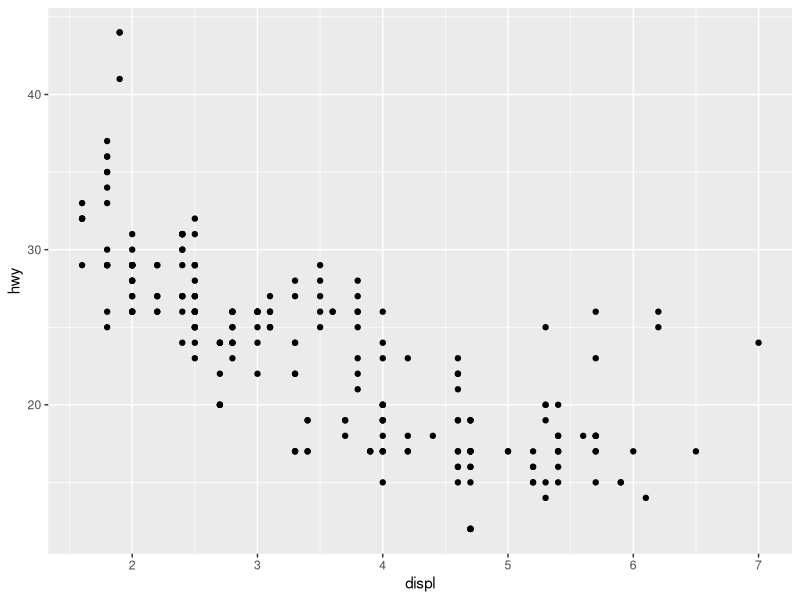
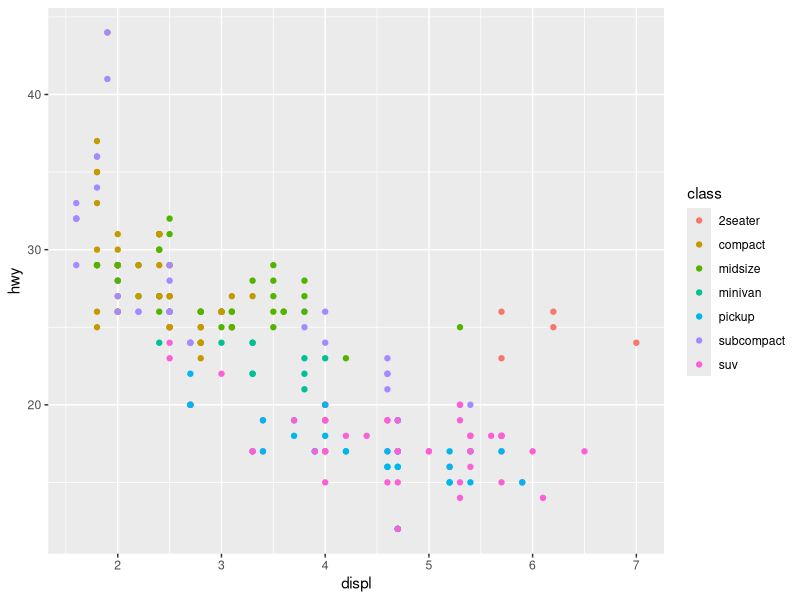
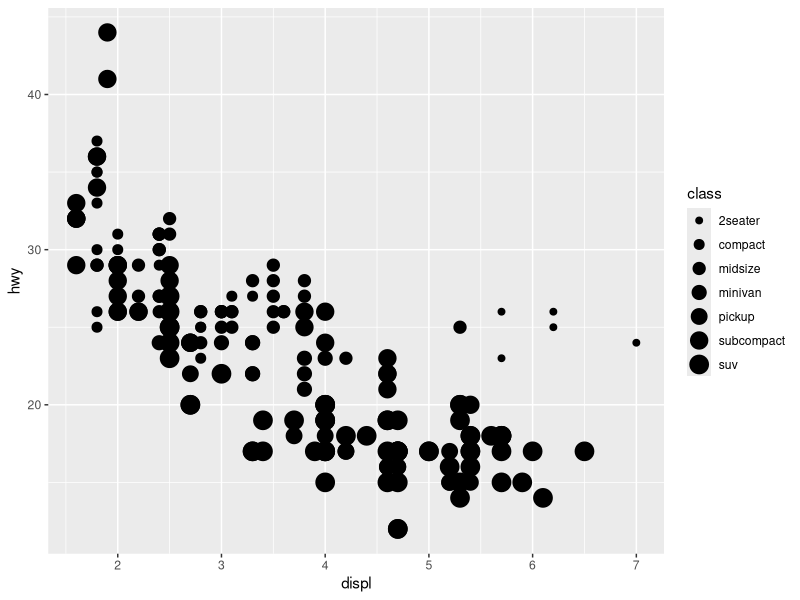
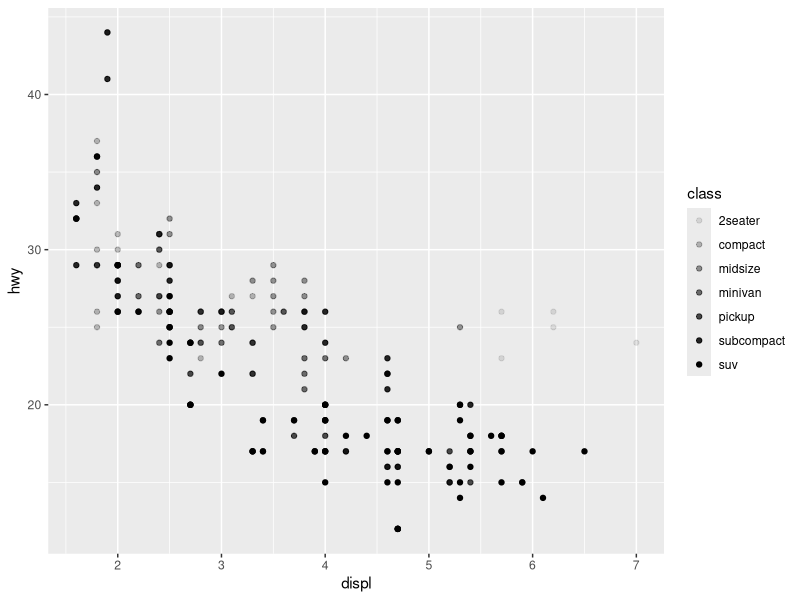
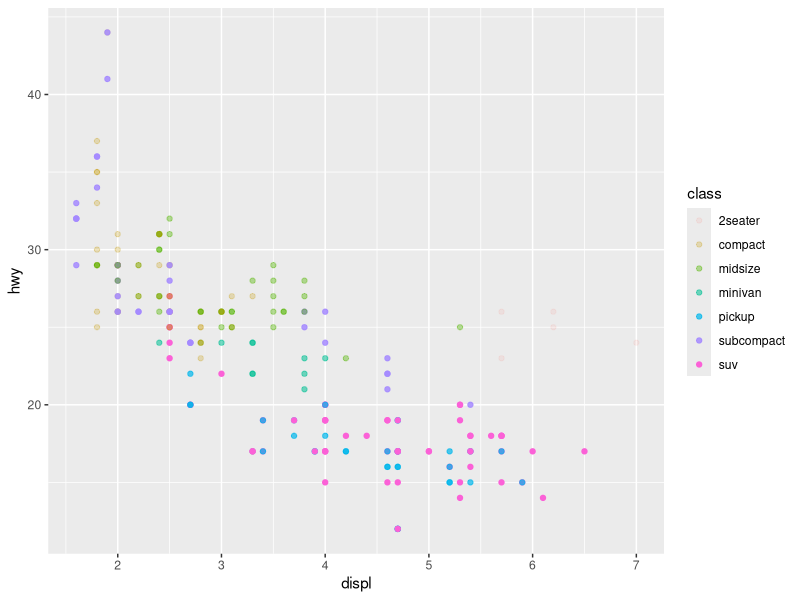
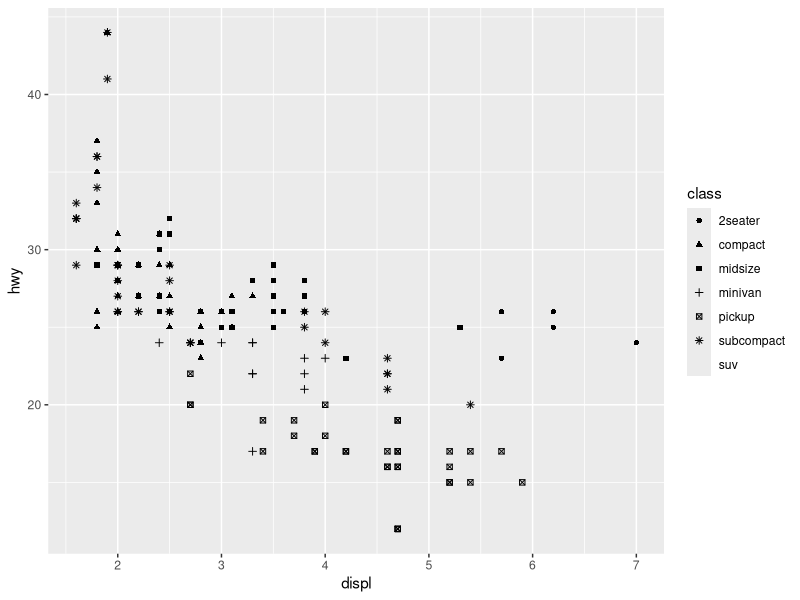
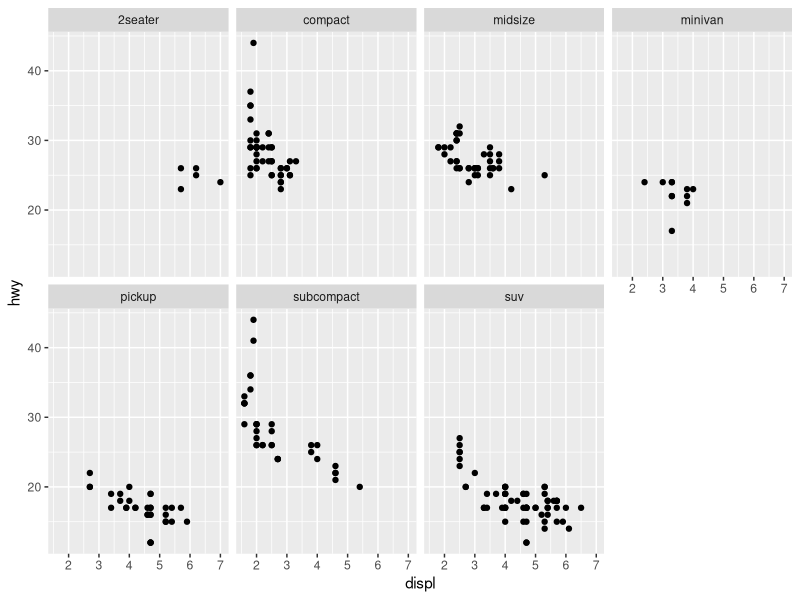
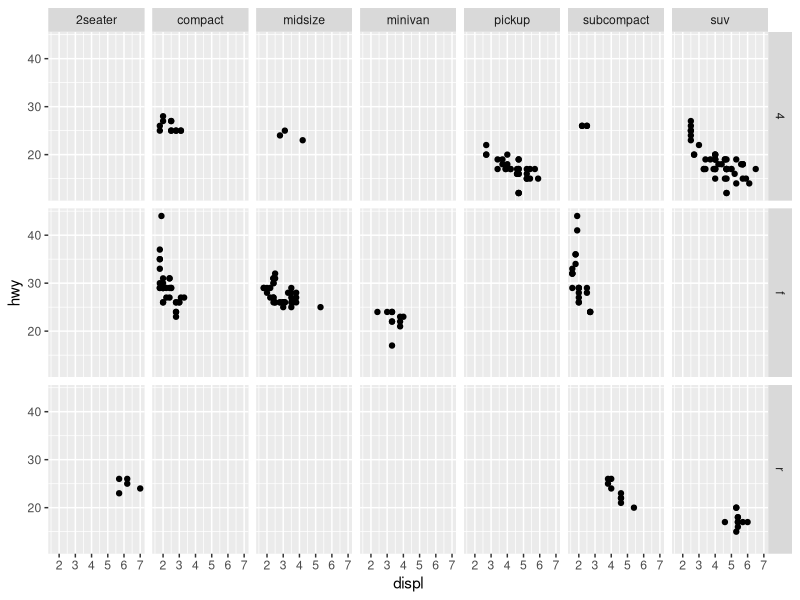

The R source for these figures, in order: (Note: this script raises an error after producing the figures.)
## ---- chunk 1
library(ggplot2)
library(tidyverse)

?mpg

head(mpg)

glimpse(mpg)

ggplot(data = mpg) +  # creates a canvas / adds just a skeleton to the actual graph we eentually want to build
  geom_point(mapping = aes(x = displ, y = hwy))

ggplot(data = mpg) +  # creates a canvas / adds just a skeleton to the actual graph we eentually want to build
  geom_point(mapping = aes(x = displ, y = hwy, color = class)) # class is a column / data point / variable in the dataset, and when we say
# color = class, it takes all the unique values of that column and colors it differently

ggplot(data = mpg) +  # creates a canvas / adds just a skeleton to the actual graph we eentually want to build
  geom_point(mapping = aes(x = displ, y = hwy, size = class)) # class is a column / data point / variable in the dataset, and when we say
# size = class, it takes all the unique values of that column and sizes it differently

ggplot(data = mpg) +  # creates a canvas / adds just a skeleton to the actual graph we eentually want to build
  geom_point(mapping = aes(x = displ, y = hwy, alpha = class)) # class is a column / data point / variable in the dataset, and when we say
# alpha = class, it takes all the unique values of that column and uses different levels of transparency with it.

ggplot(data = mpg) +  # creates a canvas / adds just a skeleton to the actual graph we eentually want to build
  geom_point(mapping = aes(x = displ, y = hwy, alpha = class, color = class)) # class is a column / data point / variable in the dataset, and when we say
# alpha = class, it takes all the unique values of that column and uses different levels of transparency with it.


ggplot(data = mpg) +  # creates a canvas / adds just a skeleton to the actual graph we eentually want to build
  geom_point(mapping = aes(x = displ, y = hwy, shape = class)) # class is a column / data point / variable in the dataset, and when we say
# shape = class, it takes all the unique values of that column and uses different shapes built in with ggplot2.

# only 6 DIFFERENT shapes available in R

ggplot(data = mpg) +  # creates a canvas / adds just a skeleton to the actual graph we eentually want to build
  geom_point(mapping = aes(x = displ, y = hwy)) +
             facet_wrap(~ class, nrow = 2)
#facet_wrap creates different graphs for all the unique values in variables
# nrow basically puts the different graphs in  the number of rows mentioned in the code above

ggplot(data = mpg) +  # creates a canvas / adds just a skeleton to the actual graph we eentually want to build
  geom_point(mapping = aes(x = displ, y = hwy)) +
             facet_grid(drv ~ class)
# basically creates subgrpoups of data based on the parameter
## ---- chunk 2
library(gridExtra)

plot1 <- ggplot(data = mpg) + 
  geom_point(mapping = aes(x = displ, y = hwy))
plot2 <- ggplot(data = mpg) + 
  geom_smooth(mapping = aes(x = displ, y = hwy))

grid.arrange(plot1, plot2, ncol=2)

ggplot(data = mpg) + 
  geom_point(mapping = aes(x = displ, y = hwy)) + 
  geom_smooth(mapping = aes(x = displ, y = hwy))

ggplot(data = mpg) + 
  geom_smooth(mapping = aes(x = displ, y = hwy, group = drv))

ggplot(data = mpg) + 
  geom_point(mapping = aes(x = displ, y = hwy, col = drv)) + 
  geom_smooth(mapping = aes(x = displ, y = hwy, linetype = drv, col = drv))



ggplot(data = mpg, mapping = aes(x=displ, y=hwy, col = drv)) +
  geom_point() + 
  geom_smooth(mapping = aes(linetype = drv))

ggplot(data = mpg, mapping = aes(x=displ, y=hwy, col = drv)) +
  geom_point() + 
  geom_smooth(se=FALSE)

ggplot(data = mpg, mapping = aes(x=displ, y=hwy, col = drv)) +
  geom_point() + 
  geom_smooth(method = "lm")


## ---- chunk 3

head(diamonds)

ggplot(data = diamonds) +
  geom_bar(mapping = aes(x = cut))
## ---- chunk 4
library(gridExtra)
gg <- ggplot(data = diamonds, mapping = aes(x=cut))
plot1 <- gg + geom_bar()
plot2 <- gg + stat_count()
grid.arrange(plot1, plot2, ncol = 2)
## ---- chunk 5
demo <- tribble(
  ~a, ~b,
  "bar_1", 20,
  "bar_2", 30,
  "bar_3", 40
)
gg <- ggplot(data = demo, mapping = aes(x=a))
plot1 <- gg + geom_bar()
plot2 <- gg + geom_bar(mapping = aes(y = b), stat = "identity")
plot3 <- gg + geom_col(mapping = aes(y = b))
grid.arrange(plot1, plot2, plot3, ncol = 3)
## ---- chunk 6
plot11 <- ggplot(data = diamonds) + geom_bar(mapping = aes(x=cut, y = after_stat(prop), group = 1, fill = cut))
plot12 <- ggplot(data = diamonds) + geom_bar(mapping = aes(x=cut, y = after_stat(prop)))
plot13 <- ggplot(data = diamonds) + geom_bar(mapping = aes(x=cut, fill = cut))
plot14 <- ggplot(data = diamonds) + geom_bar(mapping = aes(x=cut, color = cut))
grid.arrange(plot11, plot12, plot13, plot14, ncol=2)
## ---- chunk 7
plot20 <- ggplot(data = diamonds) + 
  geom_bar(mapping = aes(x = cut, color = clarity, fill = clarity))

plot21 <- ggplot(data = diamonds) + 
  geom_bar(mapping = aes(x = cut, color = clarity, fill = clarity), position = "identity") # not the ideal way to draw a graph


grid.arrange(plot20, plot21, ncol = 2)
## ---- chunk 8
plot30 <- ggplot(data = diamonds) + 
  geom_bar(mapping = aes(x = cut, color = clarity, fill = clarity), alpha = 1/5, position = "identity")

plot31 <- ggplot(data = diamonds) + 
  geom_bar(mapping = aes(x = cut, color = clarity, fill = clarity), position = "identity", fill = NA) # not the ideal way to draw a graph either

plot32 <- ggplot(data = diamonds) + 
  geom_bar(mapping = aes(x = cut, fill = clarity), position = "fill")


grid.arrange(plot30, plot31, plot32, ncol = 1)
## ---- chunk 9
plot33 <- ggplot(data = diamonds) + 
  geom_bar(mapping = aes(x = cut, fill = clarity), position = "dodge")
plot33
## ---- chunk 10
gg <- ggplot(data = diamonds, mapping = aes(x=carat)) +
  theme(legend.position = "bottom", legend.text = element_text(size = 5))
plot35 <- gg + geom_histogram(aes(fill=cut), binwidth=0.5)
plot36 <- gg + geom_freqpoly(aes(color=cut), binwidth=0.5)
grid.arrange(plot35, plot36, ncol=2)
## ---- chunk 11
ggplot(data = diamonds) + 
  geom_histogram(aes(x=carat, fill=cut), binwidth = 0.5, position = "dodge") +
  theme(legend.position = "bottom")
## ---- chunk 12
ggplot(data = diamonds) + 
  geom_freqpoly(aes(x=carat, y=after_stat(density), color=cut), binwidth = 0.5) +
  theme(legend.position = "bottom")
## ---- chunk 13
ggplot(data = diamonds, mapping = aes(x=carat)) + 
  geom_histogram(aes(y=after_stat(density)), binwidth = 0.1, color = "black", fill = "white") +
  geom_density(alpha = 0.2, fill = "#FF6666")
## ---- chunk 14
ggplot(data=mpg) + 
  geom_boxplot(mapping = aes(x = year, y = hwy))
## ---- chunk 15
ggplot(data=mpg) + 
  geom_boxplot(mapping = aes(x = class, y = hwy))
## ---- chunk 16
ggplot(data = mpg) + 
  geom_boxplot(mapping = aes(x=reorder(class, hwy, FUN = median), y = hwy)) + 
  xlab('class')
  ylab('highway fuel efficiency')
## ---- chunk 17
ggplot(data = mpg) + 
  geom_boxplot(mapping = aes(x=reorder(class, hwy, FUN = median), y = hwy, fill = class)) + 
  xlab('class') +
  coord_flip() + 
  legend.position = None
## ---- chunk 18
ggplot(data = mpg) + 
  geom_violin(mapping = aes(x = class, y = hwy))
## ---- chunk 19

ggplot(data = count(x = diamonds, cut, clarity)) + 
  geom_tile(mapping = aes(x=cut, y=clarity, fill = n))






## ---- chunk 20
library(gridExtra)

plot101 <- ggplot(data = mpg) + 
  geom_point(mapping = aes(x = displ, y = hwy))
plot102 <- ggplot(data = mpg) + 
  geom_point(mapping = aes(x = displ, y = hwy), position = "jitter")
grid.arrange(plot101, plot102, ncol = 2)
## ---- chunk 21
set.seed(123)
plot201 <- ggplot(data = mpg, mapping = aes(x = drv, y = hwy)) + 
  geom_point(position = "jitter")
plot202 <- ggplot(data = mpg, mapping = aes(x = drv, y = hwy)) + 
  geom_jitter()
grid.arrange(plot201, plot202, ncol = 2)
## ---- chunk 22
set.seed(999)
p1 <- ggplot(data = mpg, mapping = aes(x=drv, y=displ)) +
  geom_point()
p2 <- p1 + geom_jitter(col="red")
p3 <- p1 + geom_jitter(col = "green", width = 0.2, height = 4)
grid.arrange(p2, p3, ncol = 2)
